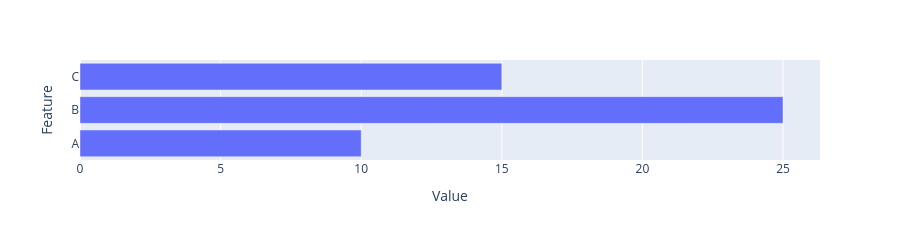

Here is the notebook cell this chart was saved with:
### Markdown cell above
📦 **Key points**

-   [`dcc.RadioItems`](https://dash.plotly.com/dash-core-components/radioitems) —
    Radio button group for single selection
-   [`dcc.Slider`](https://dash.plotly.com/dash-core-components/slider) — Slider
    for numeric input

## Displaying visualizations with dcc.Graph

`dcc.Graph` is the component that renders a Plotly figure inside the page. You give
it an `id`, and a callback later sets its `figure` property to whatever chart you
build. Here's how a Plotly figure slots into a `dcc.Graph`:

### Code cell
import plotly.express as px
from dash import dcc

# Create a simple Plotly bar chart
sample_data = {"Feature": ["A", "B", "C"], "Value": [10, 25, 15]}
fig = px.bar(x=sample_data["Value"], y=sample_data["Feature"], orientation="h")
fig.update_layout(xaxis_title="Value", yaxis_title="Feature", height=200)

# Wrap it in a dcc.Graph component
graph_component = dcc.Graph(id="sample-chart", figure=fig)
print("Graph component ID:", graph_component.id)
print("Figure has", len(fig.data), "trace(s)")

# Display the figure directly
fig.show()

### Figure 1 — Plotly figure (JSON) as saved in the notebook; plotly's stock layout.template omitted (floating-point values rounded to 4 significant figures)
{"data": [{"hovertemplate": "x=%{x}<br>y=%{y}<extra></extra>", "legendgroup": "", "marker": {"color": "#636efa", "pattern": {"shape": ""}}, "name": "", "orientation": "h", "showlegend": false, "textposition": "auto", "type": "bar", "x": [10, 25, 15], "xaxis": "x", "y": ["A", "B", "C"], "yaxis": "y"}], "layout": {"barmode": "relative", "height": 200, "legend": {"tracegroupgap": 0}, "margin": {"t": 60}, "xaxis": {"anchor": "y", "domain": [0, 1], "title": {"text": "Value"}}, "yaxis": {"anchor": "x", "domain": [0, 1], "title": {"text": "Feature"}}}}
